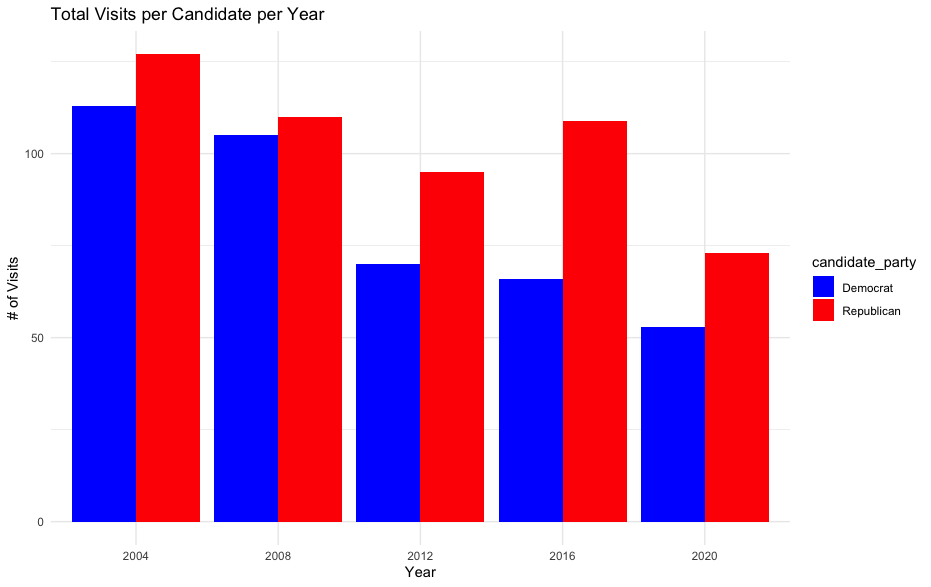

Recreate this plot in R.
library(dplyr)
library(tidyverse)
library(ggplot2)

all_visits <- read_csv('all_visits.csv')
cities <- read_csv('us-cities-top-1k.csv')

cities <- cities %>% 
  mutate(location = paste0(City,', ',State)) %>% 
  select(location, Population)

total_visits <- all_visits %>% 
  group_by(candidate_party, year) %>% 
  summarize(
    total = n()
  )

ggplot(data = total_visits, aes(x = factor(year), y = total, fill = candidate_party))+
  geom_bar(stat = "identity", position = "dodge")+
  labs(x = "Year", y = "# of Visits", title = "Total Visits per Candidate per Year")+
  scale_fill_manual(values = c("Democrat" = "blue", "Republican" = "red"))+
  theme_minimal()
